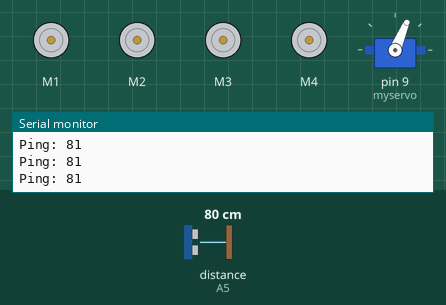
Simulated run of this sketch. Board: Arduino Uno, built with avr-gcc and run on an emulated ATmega328P. On the bench: 4 × DC motor (green arrow = forward, orange = backward, longer = faster), servo, the last lines printed to the serial monitor. The test bench sets the inputs (shaded band); at power-on: distance to the obstacle (sensor on A5) 80 cm. The echo pulse lasts 58.3 µs per cm.

Above: at 1.26 s.
1.3 s: distance to the obstacle (sensor on A5) set to 22 cm
4.3 s: distance to the obstacle (sensor on A5) set to 18 cm
At 4.6 s:
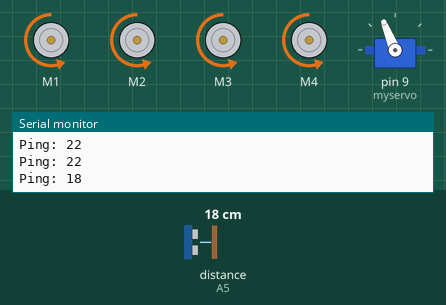
7.3 s: distance to the obstacle (sensor on A5) set to 35 cm
At 9.6 s:
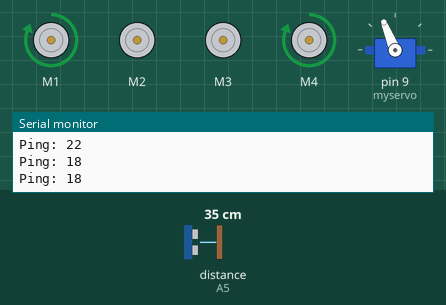
10.3 s: distance to the obstacle (sensor on A5) set to 120 cm
13.3 s: distance to the obstacle (sensor on A5) set to 2 cm
At 14.0 s:
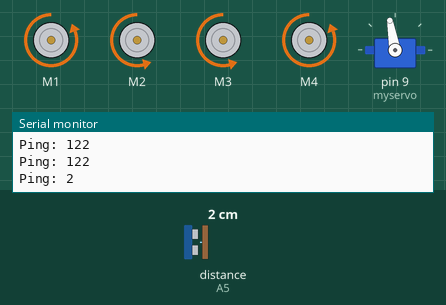
16.3 s: distance to the obstacle (sensor on A5) set to 60 cm
At 17.9 s:
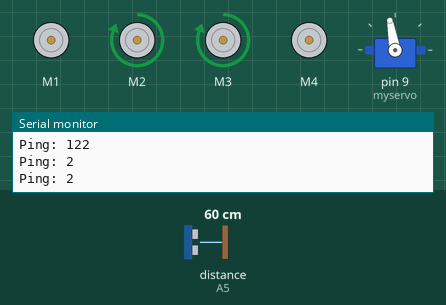
Timing chart, 0 to 23.1 s (numbered marks = the images above; inputs shaded):
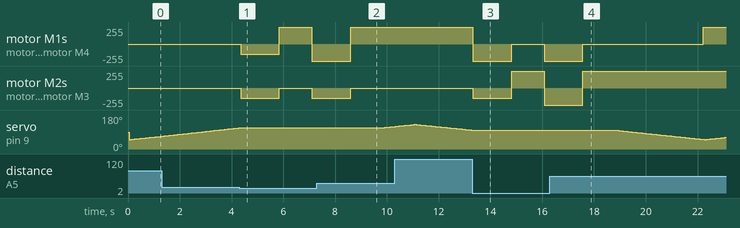

The sketch:

obstacle_avoidance.ino
```cpp
#include <Servo.h>
#include <NewPing.h>
#include <AFMotor.h>
#define TRIGGER_PIN  A4  // Arduino pin tied to trigger pin on the ultrasonic sensor.
#define ECHO_PIN     A5 // Arduino pin tied to echo pin on the ultrasonic sensor.
#define MAX_DISTANCE 200 // Maximum distance we want to ping for (in centimeters). Maximum sensor distance is rated at 400-500cm.

NewPing sonar(TRIGGER_PIN, ECHO_PIN, MAX_DISTANCE); // NewPing setup of pins and maximum distance.
int distance;
AF_DCMotor motor1(1, MOTOR12_1KHZ); // create motor #1 using M1 output on Motor Drive Shield, set to 1kHz PWM frequency
AF_DCMotor motor2(2, MOTOR12_1KHZ); // create motor #2, using M2 output, set to 1kHz PWM frequency
AF_DCMotor motor3(3, MOTOR12_1KHZ); // create motor #1 using M3 output on Motor Drive Shield, set to 1kHz PWM frequency
AF_DCMotor motor4(4, MOTOR12_1KHZ); // create motor #2, using M4 output, set to 1kHz PWM frequency
Servo myservo;  // create servo object to control a servo
                // a maximum of eight servo objects can be created
int pos = 50;    // variable to store the servo position

void setup() {
  Serial.begin(115200); // Open serial monitor at 115200 baud to see ping results.
   motor1.setSpeed(155);     // set the speed to 200/255
   motor2.setSpeed(155);     // set the speed to 200/255
   motor3.setSpeed(155);     // set the speed to 200/255
   motor4.setSpeed(155);     // set the speed to 200/255
   myservo.attach(9);  // attaches the servo on pin 9 to the servo object
}

void loop() {
  Serial.flush();
  readPing();
  //myservo.write(50);
  //delay(120);
  for(pos = 50; pos < 130; pos += 1)  // goes from 0 degrees to 180 degrees
  {                                  // in steps of 1 degree
    myservo.write(pos);              // tell servo to go to position in variable 'pos'
    delay(15);    // waits 15ms for the servo to reach the position
    readPing();
    if(pos >= 50 && distance>1 && distance<20) {  // testing for left turn
    while (pos >= 50 && distance>1 && distance<20){

      left();
      readPing();
    }
}
}

  for(pos = 130; pos>=51; pos-=1)  // goes from 0 degrees to 180 degrees
  {                                  // in steps of 1 degree
    myservo.write(pos);              // tell servo to go to position in variable 'pos'
    delay(15);                       // waits 15ms for the servo to reach the position
    readPing();
    if(pos<=130 && distance>1 && distance<20) {  // testing for right turn
    while (pos<=130 && distance>1 && distance<20){

      right();
      readPing();
    }
}
}

forward(); // Default movement is forward.
}

int readPing() { // read the ultrasonic sensor distance
  delay(50);     // Wait 50ms between pings (about 20 pings/sec). 29ms should be the shortest delay between pings.
  unsigned int uS = sonar.ping(); // Send ping, get ping time in microseconds (uS).
  Serial.print("Ping: ");
  distance=(uS / US_ROUNDTRIP_CM); // Convert ping time to distance in cm and print result (0 = outside set distance range)
  Serial.println(distance);
  return distance;
}
void Stop() {
    motor1.run(RELEASE);      // stopped
    motor2.run(RELEASE);      // stopped
    motor3.run(RELEASE);      // stopped
    motor4.run(RELEASE);      // stopped
  }  // stop the motors.
//-------------------------------------------------------------------------------------------------------------------------------------
void forward() {

     motor1.run(FORWARD);      // turn it on going forward
     motor2.run(FORWARD);      // turn it on going forward
     motor3.run(FORWARD);      // turn it on going forward
     motor4.run(FORWARD);      // turn it on going forward

}
//-------------------------------------------------------------------------------------------------------------------------------------
void Backward() {

     motor1.run(BACKWARD);     // the other way
     motor2.run(BACKWARD);     // the other way backward
     motor3.run(BACKWARD);     // the other way
     motor4.run(BACKWARD);     // the other way
     delay(1500);
     Stop();
}
void left() {
    Backward();
    motor1.setSpeed(255);     // set the speed to 200/255
    motor4.setSpeed(255);     // set the speed to 200/255
    motor1.run(FORWARD);     // the other way
    motor2.run(RELEASE);     // the other way
    motor4.run(FORWARD);     // the other way   FORWARD LEFT
    motor3.run(RELEASE);     // the other way
    delay(1200);             // run motors this way for 1200ms

}
void right() {
    Backward();
    motor2.setSpeed(255);     // set the speed to 200/255
    motor3.setSpeed(255);     // set the speed to 200/255
    motor1.run(RELEASE);     // the other way
    motor2.run(FORWARD);     // the other way
    motor4.run(RELEASE);     // the other way   FORWARD LEFT
    motor3.run(FORWARD);     // the other way
    delay(1200);             // run motors this way for 1200ms

}
```

Measured:
- the behaviour switches between 20 and 19 cm on distance to the obstacle (sensor on A5) (found by bisection; images 0 and 1)
- after the input at 4.3 s, motor M1, motor M4: stopped → backward 155/255 after 0.05 s, → forward 255/255 1.5 s later, → backward 255/255 1.3 s later; motor M2, motor M3: stopped → backward 155/255 after 0.05 s, → stopped 1.5 s later, → backward 155/255 1.3 s later; servo on pin 9 (myservo): stays 112° (without the input it goes to 113° after 0.05 s)
- after the input at 7.3 s, motor M1, motor M4: goes on until 8.6 s, then stays forward 255/255; motor M2, motor M3: goes on until 8.6 s, then stays stopped; servo on pin 9 (myservo): moves from 112° to 119° over 0.41 s, starting after 2.6 s
- after the input at 13.3 s, motor M1, motor M4: forward 255/255 → backward 255/255 at once, → stopped 1.5 s later, → backward 255/255 1.3 s later; motor M2, motor M3: stopped → backward 155/255 at once, → forward 255/255 1.5 s later, → backward 255/255 1.3 s later; servo on pin 9 (myservo): stays 100° (without the input it goes to 99° after 0.03 s)
- after the input at 16.3 s, motor M2, motor M3: goes on until 17.6 s, then stays forward 255/255
